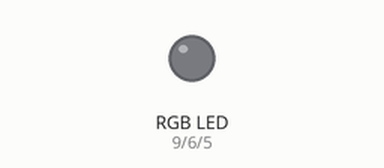
Simulated run of this sketch. Board: Arduino Uno, built with avr-gcc and run on an emulated ATmega328P. Shown: an RGB LED mixed from three pins (HIGH = lit).

Above: at 0.07 s.
Timing chart, 0 to 40.0 s (numbered marks = the images above):
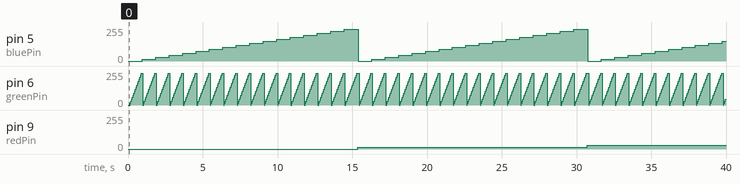

The sketch:

sketch_sep15c.ino
```cpp
//kleur van elke pin aanspreken
int redPin= 9;
int greenPin = 6;
int bluePin = 5;
void setup() {
  pinMode(redPin, OUTPUT);
  pinMode(greenPin, OUTPUT);
  pinMode(bluePin, OUTPUT);
}
void loop() {
  //rood, blauw en groen lampje hebben een waarde van max 255
  //255/15 = 17 dus 17 stappen per lichtje
  for(int red = 0; red < 17; red++)
  {
    analogWrite(redPin, red * 15);
    delay(50);
    for(int blue = 0; blue < 17; blue++)
    {
      analogWrite(bluePin, blue * 15);
      delay(50);
      for(int green = 0; green < 17; green++)
      {
        analogWrite(greenPin, green * 15);
        delay(50);
      }
    }
  }
}
```

Measured:
- by itself, pin 6 (greenPin): ramps from 0/255 to 240/255 and jumps back, once every 0.90 s
- by itself, pin 9 (redPin): 0/255 → 15/255 at 15.4 s, → 30/255 15.4 s later
- by itself, pin 5 (bluePin): repeats every 15.4 s: 30/255 0.90 s, 45/255 0.90 s, 60/255 0.90 s, 75/255 0.90 s, 90/255 0.90 s, 105/255 0.90 s, 120/255 0.90 s, 135/255 0.90 s, 150/255 0.90 s, 165/255 0.90 s, 180/255 0.90 s, 195/255 0.90 s, 210/255 0.90 s, 225/255 0.90 s, 240/255 0.95 s, 0/255 0.90 s, 15/255 0.90 s
